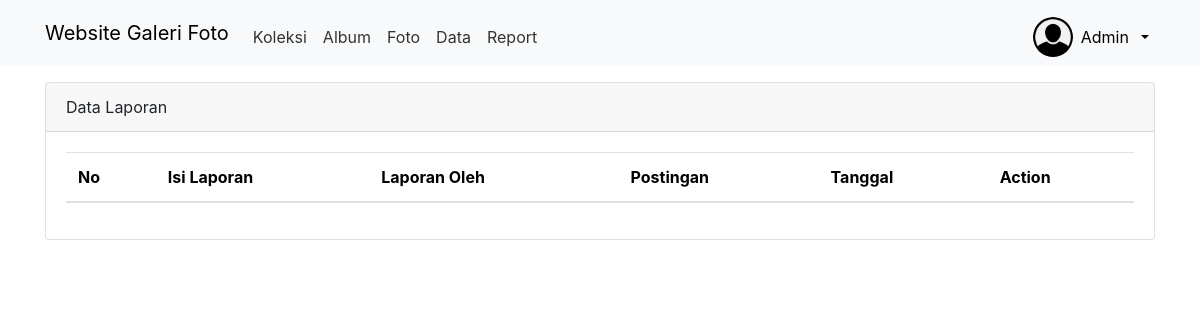
The app's page /admin/laporan.php (signed in), older data.
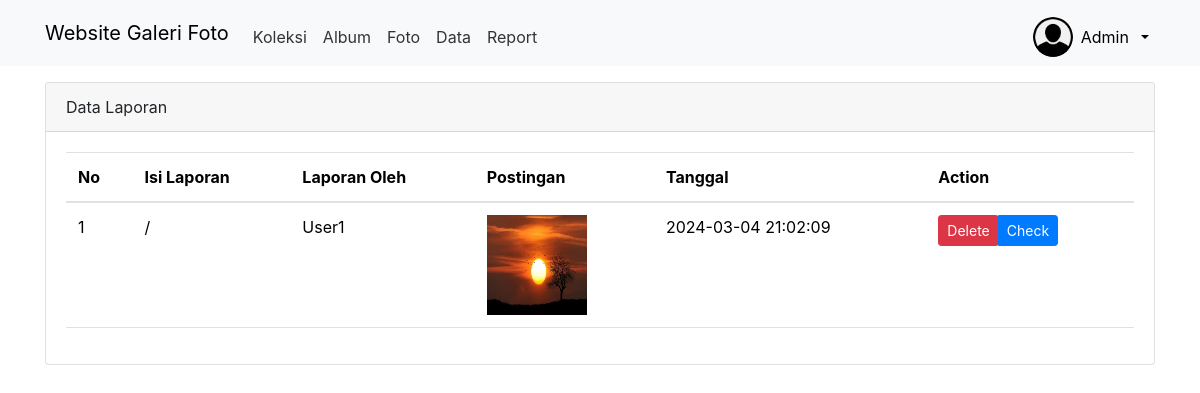
The same page, newer data.
### tables this page shows
CREATE TABLE `laporan` (
  `laporan_id` int(11) NOT NULL,
  `isi` varchar(255) NOT NULL,
  `username` varchar(255) NOT NULL,
  `foto_id` int(255) NOT NULL,
  `created_at` timestamp NOT NULL DEFAULT current_timestamp() ON UPDATE current_timestamp(),
  `owner_username` varchar(255) NOT NULL
);

CREATE TABLE `photos` (
  `photo_id` int(11) NOT NULL,
  `user_id` int(11) NOT NULL,
  `title` varchar(100) NOT NULL,
  `description` text NOT NULL,
  `image_path` varchar(255) NOT NULL,
  `created_at` timestamp NOT NULL DEFAULT current_timestamp() ON UPDATE current_timestamp(),
  `album_id` int(11) NOT NULL
);

### admin/laporan.php (the view, shortened to what this page needs)
<?php
include '../config/koneksi.php';
?>
<!DOCTYPE html>
<html lang="en">
<head>
    <link rel="stylesheet" type="text/css" href="../aset/css/bootstrap.min.css">
    <link rel="stylesheet" href="https://stackpath.bootstrapcdn.com/bootstrap/4.5.2/css/bootstrap.min.css">
</head>
<body>
<nav class="navbar navbar-expand-lg bg-body-tertiary">
  <div class="container">
    <a class="navbar-brand" href="index_album.php">Website Galeri Foto</a>
    <div class="collapse navbar-collapse mt-2" id="navbarNavAltMarkup">
      <div class="navbar-nav me-auto">
        <a href="home.php" class="nav-link">Koleksi</a>
        <a href="album.php" class="nav-link">Album</a>
        <a href="foto.php" class="nav-link">Foto</a>
        <a href="list_user.php" class="nav-link">Data</a>
        <a href="laporan.php" class="nav-link">Report</a>
      </div>
       <div class="btn-group">
    <button type="button" style='border:none;background-color:transparent;display:flex;flex-direction:row;justify-content:center;align-items:center;gap:8px' class="dropdown-toggle" style='' data-toggle="dropdown" data-mdb-dropdown-init data-mdb-ripple-init aria-expanded="false">
        <img id="profilee-img" class="img-circle img-responsive rounded-circle" src="../aset/img/profilee.png" width="40" height="40">
        <p class='mb-0'><?= $_SESSION['username'] ?></p>
    </button>
</div>
</div>
</nav>
<div class="container mt-3">
    <div class='card'>
        <div class='card-header'>Data Laporan</div>
        <div class='card-body'>
            <div class="table-responsive">
                <table class="table">
                    <thead class='table-stripped'>
                        <tr>
                            <th>No</th>
                            <th>Isi Laporan</th>
                            <th>Laporan Oleh</th>
                            <th>Postingan</th>
                            <th>Tanggal</th>
                            <th>Action</th>
                        </tr>
                    </thead>
                    <tbody>
                        <?php
                        $query = mysqli_query($koneksi,"SELECT laporan.*, photos.*, users.username AS owner_username FROM laporan INNER JOIN photos ON laporan.foto_id = photos.photo_id INNER JOIN users ON photos.user_id = users.user_id");
                        $no = 1;
                        while($data = mysqli_fetch_assoc($query)):
                        ?>
                        <tr>
                            <td><?= $no++ ?></td>
                            <td><?= $data['isi']; ?></td>
                            <td><?= $data['username']; ?></td>
                            <td><img src="../aset/img/<?= $data['image_path'] ?>" alt="" width='100' height='100'></td>
                            <td><?= $data['created_at']; ?></td>
                            <td>
                                <div class="btn-group" role="group">
                                    <form action='../config/hapus_postingan.php' method='POST' onsubmit="return confirm('Apakah anda ingin menghapus postingan ini?')">
                                        <button type='submit' class='btn btn-danger btn-sm'>Delete</button>
                                    </form>
                                    <button type='button' class='btn btn-primary btn-sm' data-toggle="modal"
                                    data-target="#laporan<?= $data['laporan_id'] ?>">Check
                                    </button>
                                </div>
                            </td>
                        </tr>
                                </div>
                        <?php endwhile ?>
                    </tbody>
                </table>
            </div>
        </div>
    </div>
</div>
</body>
</html>

Row changes from the older to the newer data that the page shows:
added laporan: isi "/", username "User1", photos.image_path (picture), photos.created_at "2024-03-04 21:02:09"
